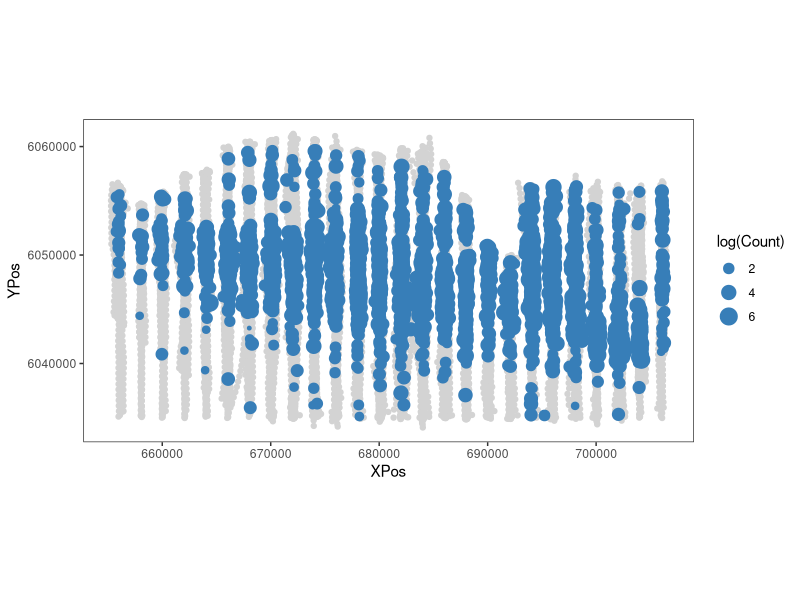
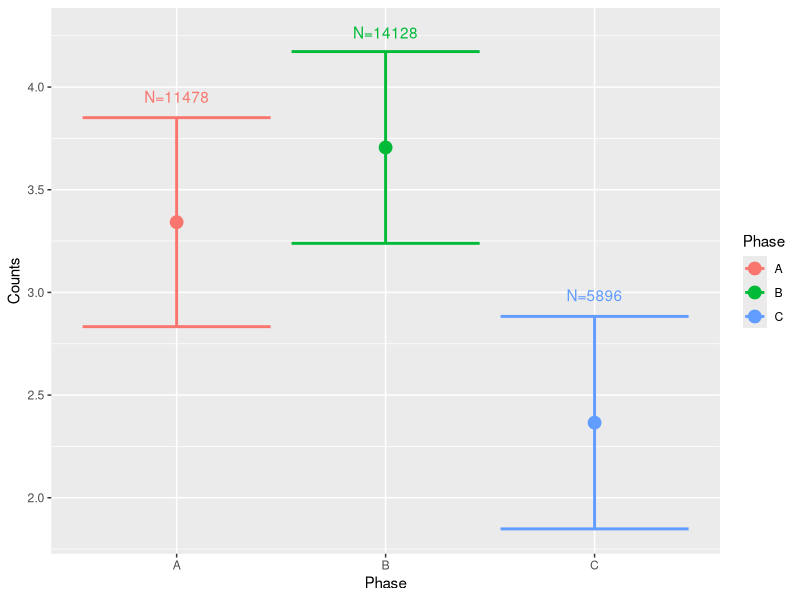
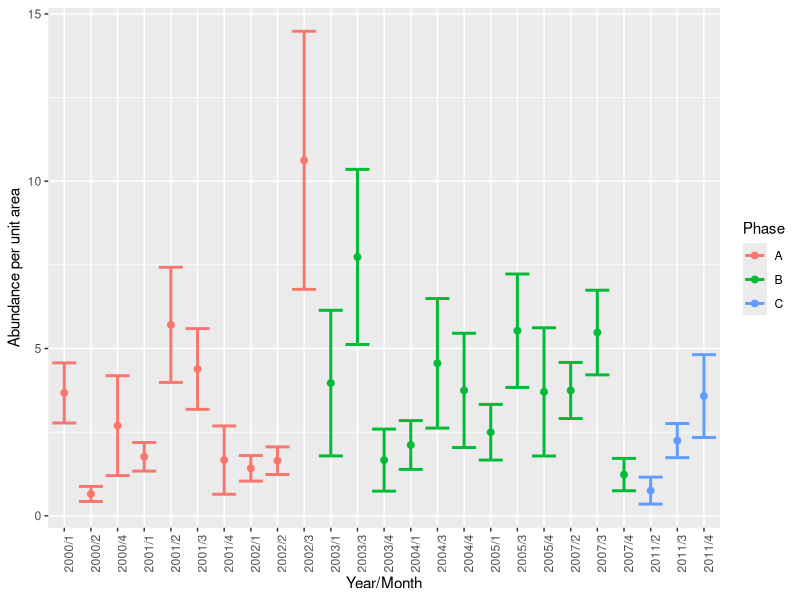
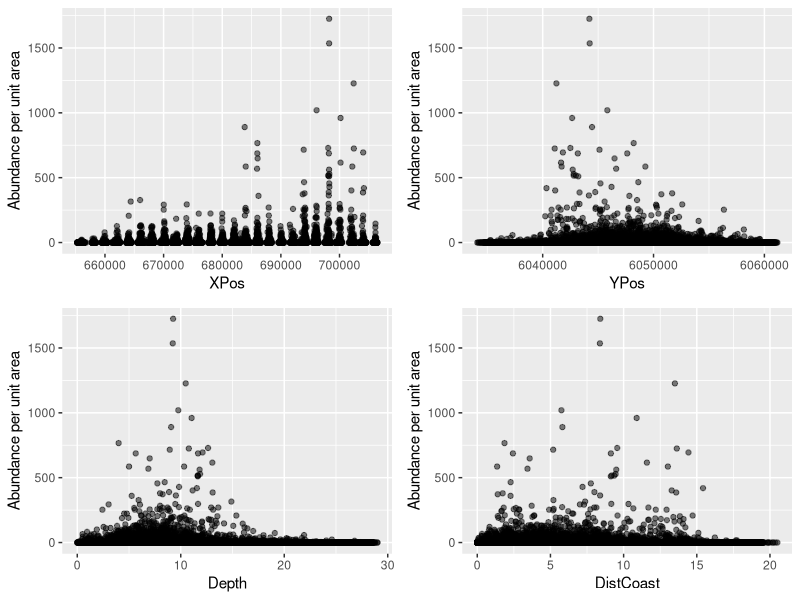
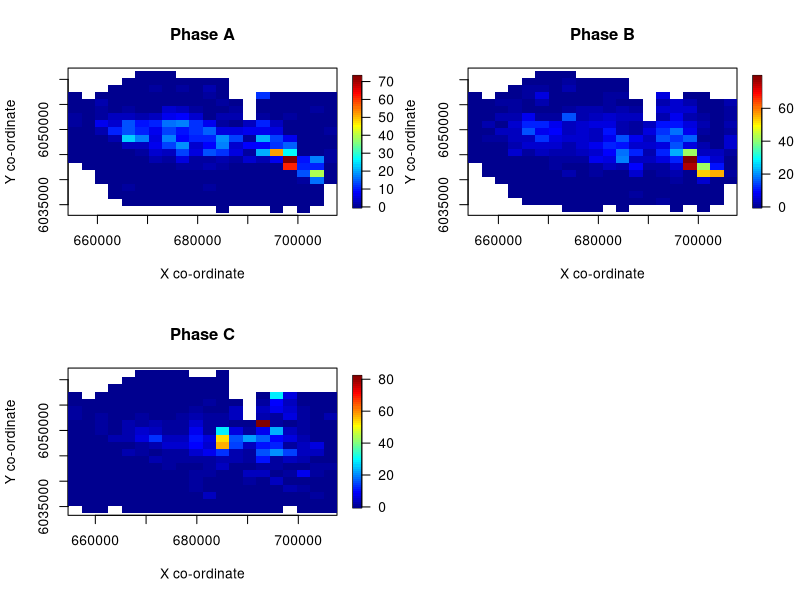

Recreate these plots in R, in order.
## ---- chunk 1
# Load necessary packages
library(tidyverse)
## ---- chunk 2
# Read in data
df <- read.csv("NystedFarms.csv")

head(df)
## ---- chunk 3
# Figure 2 Transect locations (grey lines) and locations with non-zero counts (blue dots). The size of the blue dots are scaled based on the associated count at each location and are shown along the transects.
ggplot() + 
  geom_point(aes(x=XPos, y=YPos), 
             colour='lightgrey', data=df) +
  geom_point(aes(x=XPos, y=YPos, size=log(Count)), 
             colour="#377eb8", data=subset(df, Count>0)) +
  theme_bw() +
  theme(panel.grid.major=element_blank(), 
        panel.grid.minor=element_blank())+
  coord_equal()
## ---- chunk 4
# Figure 1.3 Mean counts per unit area (with  95% CIs) across phases
# Compute CIs for each construction phase using normal approx.
alpha <- 0.05
z_alpha_2 <- abs(qnorm(alpha/2)) # z_{alpha/2}
stats <- df %>%
  group_by(Phase) %>%
  summarise(Mean=mean(Count),
            Var=var(Count),
            N=n(),
            CI=z_alpha_2*sqrt(Var/N))

# Plot mean and 95% CIs
ggplot(stats, aes(x=Phase, y=Mean, colour=Phase)) +
  geom_errorbar(aes(ymin=Mean-CI, ymax=Mean+CI), size=1) +
  geom_point(size=4) +
  geom_text(aes(x=Phase, y=Mean+1.2*CI, label=paste0('N=', N))) +
  ylab("Counts")
## ---- chunk 5
# Figure 1.4 Average counts per unit area (with 95% CIs) across years and months (with phases indicated).
# Compute CIs for density using normal approx.
alpha <- 0.05
z_alpha_2 <- abs(qnorm(alpha/2)) # z_{alpha/2}
stats <- df %>%
  group_by(YearMonth, Phase) %>%
  summarise(Mean=mean(Count/Area),
            Var=var(Count/Area),
            N=n(),
            CI=z_alpha_2*sqrt(Var/N))
## ---- chunk 6
# Plot mean and 95% CIs
ggplot(stats, aes(x=YearMonth, y=Mean, colour=Phase)) +
  geom_errorbar(aes(ymin=Mean-CI, ymax=Mean+CI), size=1) +
  geom_point(size=2) +
  theme(axis.text.x=element_text(angle=90)) +
  ylab("Abundance per unit area") +
  xlab("Year/Month")
## ---- chunk 7
# Figure 1.5: Scatterplots for potential model covariates and estimated densities.
# Libraries
library(gridExtra) # to arrange ggplots in a grid

# Create list of plots of density against other covariates
p <- list()
for (covariate in c("XPos", "YPos", "Depth", "DistCoast"))
{
  p[[covariate]] <- ggplot(df, aes_string(x=covariate, 
                                          y="Count/Area")) + 
    geom_point(alpha=1/2) +
    ylab("Abundance per unit area")    
}

# Arrange ggplots in a grid
grid.arrange(grobs=p)
## ---- chunk 8
library(fields)
par(mfrow=c(2,2))
quilt.plot(df$XPos[df$Phase=="A"], df$YPos[df$Phase=="A"], df$Count[df$Phase=='A']/df$Area[df$Phase=='A'], pch=20, 
           main="Phase A", xlab="X co-ordinate", ylab="Y co-ordinate", 
           nrow=20, ncol=20, asp=1)
quilt.plot(df$XPos[df$Phase=="B"], df$YPos[df$Phase=="B"], df$Count[df$Phase=='B']/df$Area[df$Phase=='B'], pch=20, 
           main="Phase B", xlab="X co-ordinate", ylab="Y co-ordinate", 
           nrow=20, ncol=20, asp=1)
quilt.plot(df$XPos[df$Phase=="C"], df$YPos[df$Phase=="C"], df$Count[df$Phase=='C']/df$Area[df$Phase=='C'], pch=20, 
           main="Phase C", xlab="X co-ordinate", ylab="Y co-ordinate", 
           nrow=20, ncol=20, asp=1)
par(mfrow=c(1,1))
